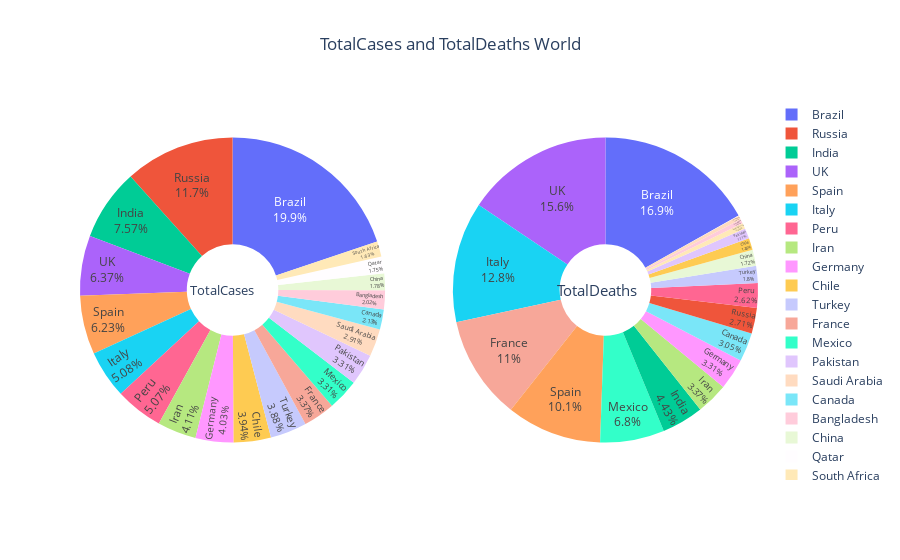

The notebook cell this image was saved under:
### Markdown cell above
The above visualization is made self explainatory <br>
Interacting with plot to remove the highest contributor of pie for both charts at the same time readjusts it showing the remaining contributors<br>
We can see here as well that Gujrat is contributing 12.2% in India's Total Cases and 22.3% in India's Total Deaths due to coronavirus<br>
Hence **Gujrat must not take the lockdown liniently**

### Code cell
pie_chart(temp_df1.iloc[2:22, :], total_cases_world, deaths_world, 'World')

### Figure 1 — Plotly figure (JSON) as saved in the notebook; plotly's stock layout.template omitted (floating-point values rounded to 4 significant figures)
{"data": [{"domain": {"x": [0, 0.45], "y": [0, 1]}, "hole": 0.3, "labels": ["Brazil", "Russia", "India", "UK", "Spain", "Italy", "Peru", "Iran", "Germany", "Chile", "Turkey", "France", "Mexico", "Pakistan", "Saudi Arabia", "Canada", "Bangladesh", "China", "Qatar", "South Africa"], "name": "TotalCases", "showlegend": true, "textinfo": "percent+label", "textposition": "inside", "type": "pie", "values": [928834, 545458, 354161, 298136, 291408, 237500, 237156, 192439, 188382, 184449, 181298, 157716, 154863, 154760, 136315, 99467, 94481, 83265, 82077, 76334]}, {"domain": {"x": [0.55, 1], "y": [0, 1]}, "hole": 0.3, "labels": ["Brazil", "Russia", "India", "UK", "Spain", "Italy", "Peru", "Iran", "Germany", "Chile", "Turkey", "France", "Mexico", "Pakistan", "Saudi Arabia", "Canada", "Bangladesh", "China", "Qatar", "South Africa"], "name": "TotalDeaths", "showlegend": true, "textinfo": "percent+label", "textposition": "inside", "type": "pie", "values": [45456, 7284, 11921, 41969, 27136, 34405, 7056, 9065, 8910, 3383, 4842, 29547, 18310, 2975, 1052, 8213, 1262, 4634, 80, 1625]}], "layout": {"annotations": [{"font": {"size": 13}, "showarrow": false, "text": "TotalCases", "x": 0.16, "y": 0.5}, {"font": {"size": 15}, "showarrow": false, "text": "TotalDeaths", "x": 0.825, "y": 0.5}], "hovermode": "x", "title": {"text": "TotalCases and TotalDeaths World", "x": 0.5, "xanchor": "center"}}}
